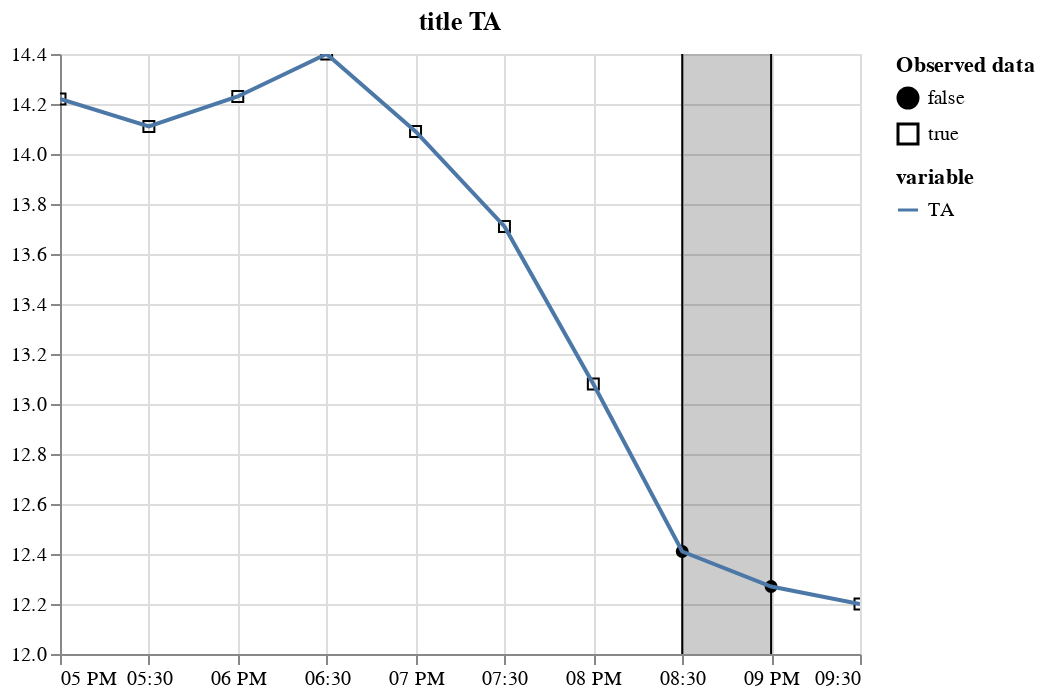

Write notebook code for a chart like this one.
### Code cell
plot_variable(m_df.tidy(), "TA", title="title TA")

### Figure 1 — Vega-Lite specification as saved in the notebook (floating-point values rounded to 4 significant figures)
{"config": {"view": {"continuousWidth": 400, "continuousHeight": 300}}, "layer": [{"data": {"name": "data-396b6fee5d84b8c67c003177bd0f1779"}, "mark": {"type": "point", "color": "black", "fillOpacity": 1, "strokeWidth": 1}, "encoding": {"fill": {"field": "is_present", "legend": {"title": ["Observed data"]}, "scale": {"range": ["black", "#ffffff00"]}, "type": "nominal"}, "shape": {"field": "is_present", "type": "nominal"}, "x": {"axis": {"domain": true, "labels": true, "ticks": true, "title": "time"}, "field": "time", "type": "temporal"}, "y": {"field": "value", "scale": {"zero": false}, "title": "", "type": "quantitative"}}}, {"layer": [{"mark": "rule", "encoding": {"x": {"axis": {"domain": false, "labels": false, "ticks": false, "title": null}, "field": "gap_start", "type": "temporal"}}}, {"mark": "rule", "encoding": {"x": {"axis": {"domain": false, "labels": false, "ticks": false, "title": null}, "field": "gap_end", "type": "temporal"}}}, {"mark": {"type": "rect", "color": "black", "opacity": 0.2}, "encoding": {"x": {"axis": {"domain": false, "labels": false, "ticks": false, "title": null}, "field": "gap_start", "type": "temporal"}, "x2": {"field": "gap_end"}}}], "data": {"name": "data-0649de2b0733019f4936adba08c7cae5"}}, {"data": {"name": "data-396b6fee5d84b8c67c003177bd0f1779"}, "mark": "line", "encoding": {"color": {"field": "variable", "type": "nominal"}, "x": {"field": "time", "type": "temporal"}, "y": {"field": "value", "scale": {"zero": false}, "title": "", "type": "quantitative"}}, "name": "view_45"}], "params": [{"name": "param_78", "select": {"type": "interval"}, "bind": "scales", "views": ["view_45"]}], "title": "title TA", "$schema": "https://vega.github.io/schema/vega-lite/v5.2.0.json", "datasets": {"data-396b6fee5d84b8c67c003177bd0f1779": [{"time": "2000-06-15T17:00:00", "variable": "TA", "value": 14.22, "is_present": true}, {"time": "2000-06-15T17:30:00", "variable": "TA", "value": 14.11, "is_present": true}, {"time": "2000-06-15T18:00:00", "variable": "TA", "value": 14.23, "is_present": true}, {"time": "2000-06-15T18:30:00", "variable": "TA", "value": 14.4, "is_present": true}, {"time": "2000-06-15T19:00:00", "variable": "TA", "value": 14.09, "is_present": true}, {"time": "2000-06-15T19:30:00", "variable": "TA", "value": 13.71, "is_present": true}, {"time": "2000-06-15T20:00:00", "variable": "TA", "value": 13.08, "is_present": true}, {"time": "2000-06-15T20:30:00", "variable": "TA", "value": 12.41, "is_present": false}, {"time": "2000-06-15T21:00:00", "variable": "TA", "value": 12.27, "is_present": false}, {"time": "2000-06-15T21:30:00", "variable": "TA", "value": 12.2, "is_present": true}], "data-0649de2b0733019f4936adba08c7cae5": [{"gap_start": "2000-06-15T20:30:00", "gap_end": "2000-06-15T21:00:00"}]}}
